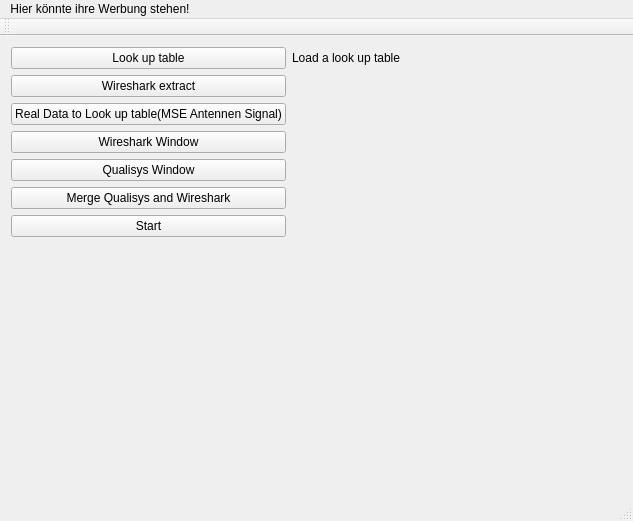
<?xml version="1.0" encoding="UTF-8"?>
<ui version="4.0">
 <class>MainWindow</class>
 <widget class="QMainWindow" name="MainWindow">
  <property name="geometry">
   <rect>
    <x>0</x>
    <y>0</y>
    <width>633</width>
    <height>521</height>
   </rect>
  </property>
  <property name="windowTitle">
   <string>MainWindow</string>
  </property>
  <widget class="QWidget" name="centralWidget">
   <layout class="QGridLayout" name="gridLayout">
    <item row="3" column="0">
     <widget class="QPushButton" name="pushButton_wireshark_window">
      <property name="text">
       <string>Wireshark Window</string>
      </property>
     </widget>
    </item>
    <item row="6" column="0">
     <widget class="QPushButton" name="Start">
      <property name="text">
       <string>Start</string>
      </property>
     </widget>
    </item>
    <item row="7" column="0">
     <spacer name="verticalSpacer">
      <property name="orientation">
       <enum>Qt::Vertical</enum>
      </property>
      <property name="sizeHint" stdset="0">
       <size>
        <width>20</width>
        <height>40</height>
       </size>
      </property>
     </spacer>
    </item>
    <item row="4" column="0">
     <widget class="QPushButton" name="pushButton_qualisys_window">
      <property name="text">
       <string>Qualisys Window</string>
      </property>
     </widget>
    </item>
    <item row="0" column="2">
     <spacer name="horizontalSpacer">
      <property name="orientation">
       <enum>Qt::Horizontal</enum>
      </property>
      <property name="sizeHint" stdset="0">
       <size>
        <width>40</width>
        <height>20</height>
       </size>
      </property>
     </spacer>
    </item>
    <item row="2" column="0">
     <widget class="QPushButton" name="pushButton_compare_look_up_table_to_real_Data">
      <property name="text">
       <string>Real Data to Look up table(MSE Antennen Signal)</string>
      </property>
     </widget>
    </item>
    <item row="0" column="1">
     <widget class="QLabel" name="label">
      <property name="text">
       <string>Load a look up table</string>
      </property>
     </widget>
    </item>
    <item row="1" column="0">
     <widget class="QPushButton" name="pushButton_wireshark_extract">
      <property name="text">
       <string>Wireshark extract</string>
      </property>
     </widget>
    </item>
    <item row="5" column="0">
     <widget class="QPushButton" name="pushButton_merge_qualisys_and_wireshark">
      <property name="text">
       <string>Merge Qualisys and Wireshark</string>
      </property>
     </widget>
    </item>
    <item row="0" column="0">
     <widget class="QPushButton" name="load_from_Look_up_table">
      <property name="text">
       <string>Look up table</string>
      </property>
     </widget>
    </item>
   </layout>
  </widget>
  <widget class="QMenuBar" name="menuBar">
   <property name="geometry">
    <rect>
     <x>0</x>
     <y>0</y>
     <width>633</width>
     <height>21</height>
    </rect>
   </property>
   <widget class="QMenu" name="menuHier_k_nnte_ihre">
    <property name="title">
     <string>Hier könnte ihre Werbung stehen!</string>
    </property>
   </widget>
   <addaction name="menuHier_k_nnte_ihre"/>
  </widget>
  <widget class="QToolBar" name="mainToolBar">
   <attribute name="toolBarArea">
    <enum>TopToolBarArea</enum>
   </attribute>
   <attribute name="toolBarBreak">
    <bool>false</bool>
   </attribute>
  </widget>
  <widget class="QStatusBar" name="statusBar"/>
 </widget>
 <layoutdefault spacing="6" margin="11"/>
 <resources/>
 <connections/>
</ui>
